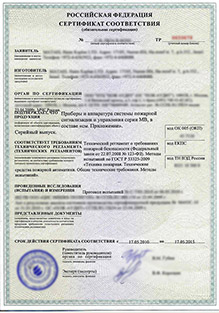
#> input picture temp/1 (6).jpg, 219 x 313 px, found by its file name; its folder holds only this picture in this run
$ python image_processing.py
#> lines starting #> are read from the running program, lines starting #| are printed output that depends on the picture
### utils.py
from skimage import data, io, filters, data_dir, transform, img_as_float
from skimage.color import rgb2gray
import itertools
import pandas as pd
import warnings

import matplotlib.pyplot as plt
import numpy as np
from sklearn.model_selection import learning_curve
from skimage.feature import canny
from skimage.feature import hog
from skimage.filters import roberts, sobel, scharr, prewitt
from skimage.morphology import convex_hull_image
from skimage.transform import (hough_line, hough_line_peaks, probabilistic_hough_line)
from skimage.morphology import skeletonize, skeletonize_3d
from skimage.data import camera
from skimage import data, segmentation, color, filters, io

from scipy import ndimage as ndi
from skimage import data
from skimage.util import img_as_float
from skimage.filters import gabor_kernel


def degrade_image(image_name, d):
#> called with image_name = 'data/1 (6).jpg', d = 300
    image = img_as_float(io.imread(image_name))
    image = rgb2gray(image)
#> image: shape (313, 219) float64
    #image = canny(image, sigma=4)
    image = roberts(image)
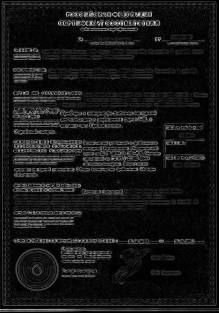
#> image: shape (313, 219) float64; min 0, max 0.947, mean 0.0926
    image = transform.resize(image, (d, d))
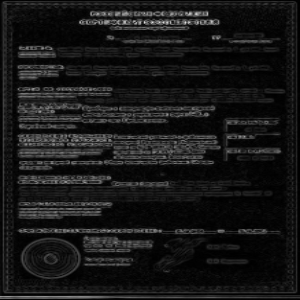
#> image: shape (300, 300) float64; min 0, max 0.87, mean 0.0928
    return image

# [106 lines left out: functions framate_image, plot_learning_curve, plot_confusion_matrix, not called in this run]

### image_processing.py
from os import listdir

import pandas as pd
from skimage import io, img_as_float
from skimage import transform

from constants import DM
from utils import degrade_image
from utils import framate_image

dm = 300

for f in listdir("temp"):
    print("Read file " + str(f))
    degraded = degrade_image('data/' + f, dm)
    io.imsave('temp_result/' + f, degraded)

$ run again, on temp/test.jpg
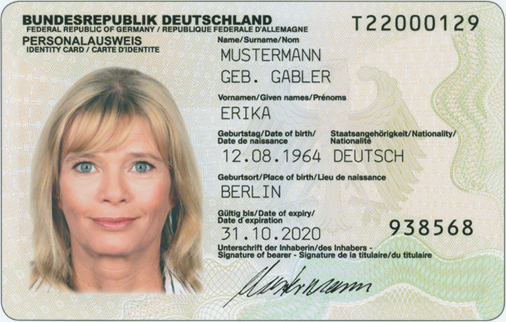
#> input picture temp/test.jpg, 506 x 322 px, found by its file name
#> in degrade_image, `image = roberts(image)`:
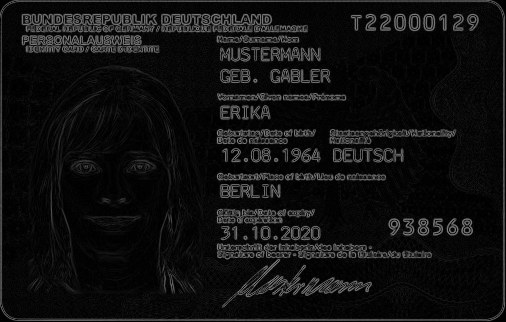
#> image: shape (322, 506) float64; min 0, max 0.565, mean 0.067
#> in degrade_image, `image = transform.resize(image, (d, d))`:
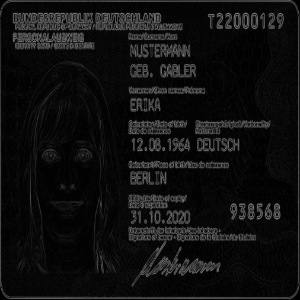
#> image: shape (300, 300) float64; min 1.74e-05, max 0.504, mean 0.0669
